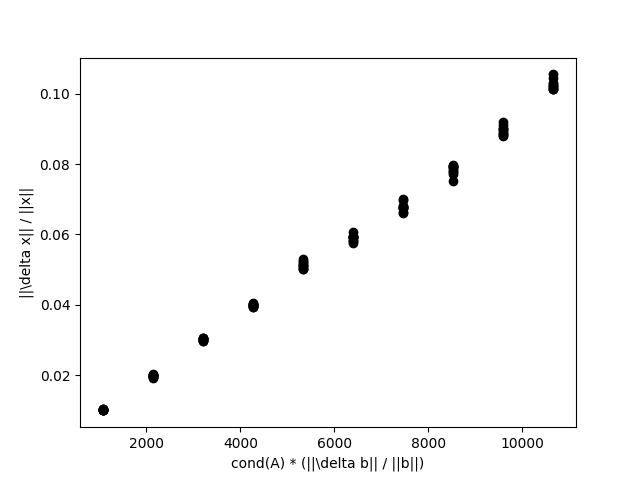

This chart was generated by the following Python code:
from __future__ import division
import numpy as np
import scipy as sp
import matplotlib.pyplot as plt
from problem_6a import construct_A
from problem_6b import gen_vectors
from matplotlib import rc



def generate_four_tuples(A, b_all):

	tuples = []

	for i in range(10):

		b = b_all[i]

		x = np.linalg.solve(A, b)

		for j in range(10):
			# print(i, j)
			b_db = b_all[(i+1) * 10 + j]
			x_dx = np.linalg.solve(A, b_db)

			db = b_db - b
			dx = x_dx - x

			tuples.append((b, db, x, dx))

	return np.array(tuples)

def generate_plot(cno_A, tuples):

	points_x = []
	points_y = []


	for i in range(len(tuples)):

		db_norm = np.linalg.norm(tuples[i][1], ord=2)
		b_norm = np.linalg.norm(tuples[i][0], ord=2)
		dx_norm = np.linalg.norm(tuples[i][3], ord=2)
		x_norm = np.linalg.norm(tuples[i][2], ord=2)

		x = cno_A * (db_norm / b_norm)
		y = dx_norm / x_norm

		points_x.append(x)
		points_y.append(y)
	
	points_x = np.array(points_x, dtype=np.float128)
	points_y = np.array(points_y, dtype=np.float128)

	plt.figure()
	plt.xlabel(u"cond(A) * (||\delta b|| / ||b||)")
	plt.ylabel(u"||\delta x|| / ||x||")
	plt.plot(points_x, points_y, "ko")
	plt.savefig("problem_6c.png")
	# Uncomment this line to see the plot
	# plt.show()

def main():

	A, cno_A = construct_A(512)
	b_all = gen_vectors()
	tuples = generate_four_tuples(A, b_all)
	generate_plot(cno_A, tuples)

if __name__ == '__main__':
	main()


